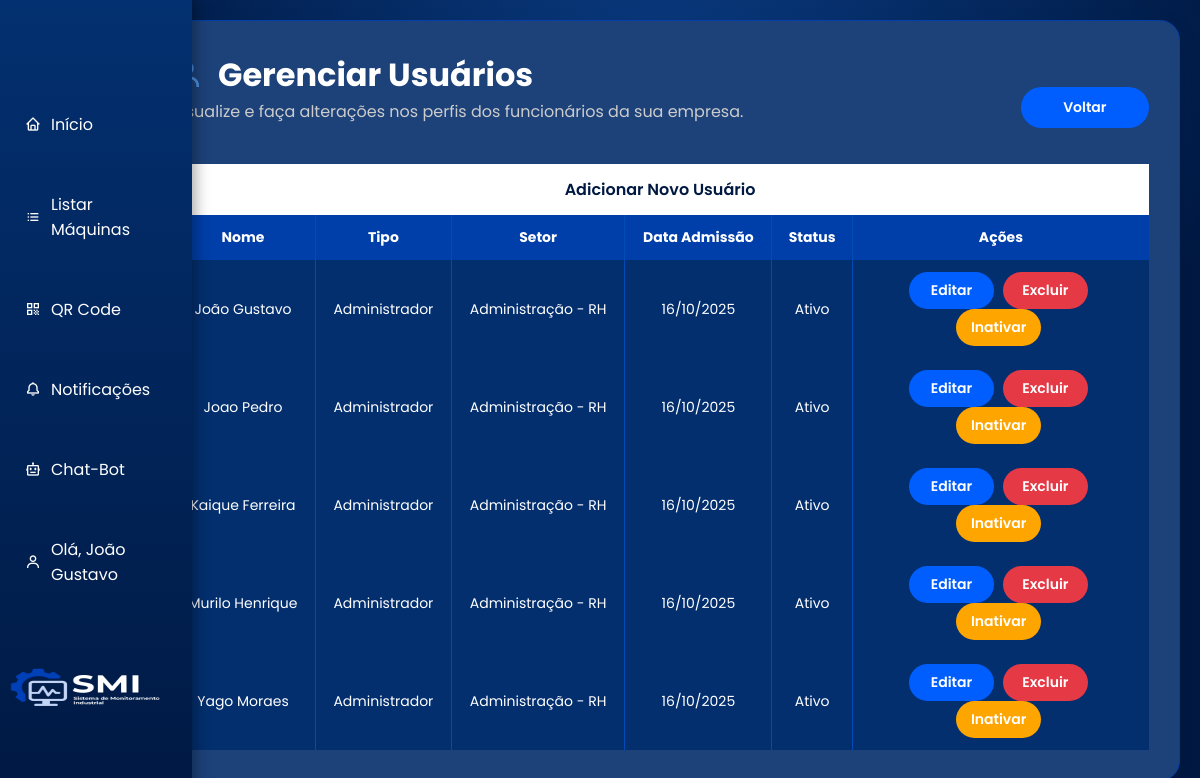
Page /php/gerenciar_usuarios.php (signed in) on the committed database.
### tables this page shows
CREATE TABLE `usuarios` (
  `id_usuario` int(11) NOT NULL,
  `nome_usuario` varchar(100) NOT NULL,
  `email_usuario` varchar(100) NOT NULL,
  `senha_usuario` varchar(255) NOT NULL,
  `cpf_usuario` varchar(14) NOT NULL,
  `tipo_usuario` enum('adm','funcionario') NOT NULL,
  `setor` varchar(100) NOT NULL,
  `data_admissao` date NOT NULL,
  `status_usuario` enum('ativo','inativo') NOT NULL DEFAULT 'ativo'
);

### php/gerenciar_usuarios.php (the view, shortened to what this page needs)
<?php
require_once "conexao.php";
$sql = "SELECT id_usuario, nome_usuario, tipo_usuario, setor, data_admissao, status_usuario
        FROM usuarios
        ORDER BY
            CASE WHEN tipo_usuario = 'adm' THEN 1 ELSE 2 END,
            nome_usuario ASC";
$resultado = $conexao->query($sql);
?>
<!DOCTYPE html>
<html lang="pt-br">
<head>
    <link href="https://unpkg.com/boxicons@2.1.4/css/boxicons.min.css" rel="stylesheet" />
    <link rel="stylesheet" href="../css/gerenciar_usuarios.css">
</head>
<body>
<?php include "nav.php"; ?>
<?php include "nav_mobile.php"; ?>
<main>
<div class="container_usuarios">
    <div class="titulo">
        <div class="titulo_textos">
            <h1><i class='bx bx-user'></i> Gerenciar Usuários</h1>
            <p class="subtitulo">Visualize e faça alterações nos perfis dos funcionários da sua empresa.</p>
        </div>
        <div class="botoes">
            <a href="perfil.php" class="botao_voltar">Voltar</a>
        </div>
    </div>
    <table>
    <thead>
       <tr class="linha_adicionar">
            <td colspan="6" style="text-align: center;">
                <button id="abrirModalUsuario" class="botao_adicionar_destaque">
                    Adicionar Novo Usuário
                </button>
            </td>
        </tr>
        <tr>
            <th>Nome</th>
            <th>Tipo</th>
            <th>Setor</th>
            <th>Data Admissão</th>
            <th>Status</th>
            <th>Ações</th>
        </tr>
    </thead>
    <tbody>
        <?php while ($usuario = $resultado->fetch_assoc()) { ?>
        <tr>
            <td><?= htmlspecialchars($usuario['nome_usuario']) ?></td>
            <td><?= $usuario['tipo_usuario'] === 'adm' ? 'Administrador' : ucfirst($usuario['tipo_usuario']) ?></td>
            <td><?= htmlspecialchars($usuario['setor']) ?></td>
            <td><?= date("d/m/Y", strtotime($usuario['data_admissao'])) ?></td>
            <td id="status-<?= $usuario['id_usuario'] ?>"><?= ucfirst($usuario['status_usuario']) ?></td>
            <td>
                <a href="editar_usuario.php?id=<?= $usuario['id_usuario'] ?>"
                   class="botao_editar"
                   data-id="<?= $usuario['id_usuario'] ?>">Editar</a>
                <a href="excluir_usuario.php?id=<?= $usuario['id_usuario'] ?>"
                   class="botao_excluir"
                   data-id="<?= $usuario['id_usuario'] ?>">Excluir</a>
                <a href="#" class="botao_acao"
                   data-id="<?= $usuario['id_usuario'] ?>"
                   data-acao="<?= $usuario['status_usuario'] === 'ativo' ? 'inativar' : 'ativar' ?>">
                   <?= $usuario['status_usuario'] === 'ativo' ? 'Inativar' : 'Ativar' ?>
                </a>
            </td>
        </tr>
        <?php } ?>
    </tbody>
</table>
</div>
</main>
</body>
</html>

### css/gerenciar_usuarios.css (style rules this page uses)
* { margin: 0; padding: 0; box-sizing: border-box; font-family: 'Poppins', sans-serif; }
body { background: radial-gradient(ellipse 200% 200% at 55% 10%, #0a3c83, #001943 25%); background-attachment: fixed; background-repeat: no-repeat; background-size: cover; color: white; }
main { margin-left: 16%; padding: 30px; z-index: 999; }
.container_usuarios { background: #1D427A; padding: 30px; border-radius: 20px; border: 1px solid #003FA9; color: #ffffff; box-shadow: 0 8px 25px rgba(0, 0, 0, 0.1); width: 100%; overflow-x: auto; }
.container_usuarios .titulo { display: flex; justify-content: space-between; align-items: center; flex-wrap: wrap; gap: 20px; }
.container_usuarios .titulo_textos { flex: 1 1 60%; }
.container_usuarios .titulo h1 { display: flex; align-items: center; font-size: 40px; color: #ffffff; font-weight: 700; }
.container_usuarios .titulo h1 i { margin-right: 15px; color: #4a90e2; }
.container_usuarios .titulo .subtitulo { font-size: 16px; color: #ccc; margin-bottom: 40px; }
.botoes .botao_voltar { background-color: #005eff; color: #fff; padding: 10px 60px; border-radius: 25px; text-decoration: none; font-weight: 600; font-size: 15px; transition: all 0.3s ease; display: inline-block; width: 100%; }
.container_usuarios table { width: 100%; border-collapse: collapse; font-size: 16px; }
.container_usuarios thead tr { background-color: #003FA9; color: #ffffff; text-align: center; }
.container_usuarios thead th { padding: 12px 15px; border-right: 1px solid #004bb5; }
.container_usuarios thead th:last-child { border-right: none; }
.container_usuarios tbody tr { background-color: #032F6F; transition: background-color 0.3s; }
.container_usuarios tbody td { padding: 12px 15px; color: #ffffff; border-right: 1px solid #004bb5; text-align: center; }
.container_usuarios tbody td:last-child { border-right: none; }
.container_usuarios a { display: inline-block; padding: 10px 20px; width: 30.8%; border-radius: 25px; text-decoration: none; font-weight: 600; font-size: 15px; transition: all 0.3s ease; margin-right: 5px; text-align: center; }
.container_usuarios a[href*="editar"] { background-color: #005eff; color: #fff; }
.container_usuarios a[href*="excluir"] { background-color: #e63946; color: #fff; }
.container_usuarios a.botao_acao { color: #fff; }
.container_usuarios a.botao_acao[data-acao="inativar"] { background-color: #ffa500; }
.linha_adicionar td { background-color: #ffffff; padding: 7px; }
.botao_adicionar_destaque { background-color: #ffffff; width: 100%; color: #001943; border: none; cursor: pointer; font-size: 16px; font-weight: 600; padding: 6px; }
@media (max-width: 1200px) { main { margin-left: 10%; padding: 20px; } }
@media (max-width: 1200px) { .container_usuarios .titulo h1 { font-size: 32px; } }
@media (max-width: 1200px) { .botoes .botao_voltar { padding: 10px 40px; font-size: 14px; } }
@media (max-width: 1200px) { .container_usuarios table { font-size: 14px; } }
@media (max-width: 1200px) { .container_usuarios a { font-size: 14px; padding: 8px 15px; width: 32%; } }

### css/nav.css (style rules this page uses)
* { margin: 0; padding: 0; box-sizing: border-box; font-family: 'Poppins', sans-serif; }

### rows in the picture
usuarios: nome_usuario "João Gustavo", tipo_usuario "Administrador", setor "Administração - RH", data_admissao "16/10/2025", status_usuario "Ativo", shows "Inativar"
usuarios: nome_usuario "Joao Pedro", tipo_usuario "Administrador", setor "Administração - RH", data_admissao "16/10/2025", status_usuario "Ativo", shows "Inativar"
usuarios: nome_usuario "Kaique Ferreira", tipo_usuario "Administrador", setor "Administração - RH", data_admissao "16/10/2025", status_usuario "Ativo", shows "Inativar"
usuarios: nome_usuario "Murilo Henrique", tipo_usuario "Administrador", setor "Administração - RH", data_admissao "16/10/2025", status_usuario "Ativo", shows "Inativar"
usuarios: nome_usuario "Yago Moraes", tipo_usuario "Administrador", setor "Administração - RH", data_admissao "16/10/2025", status_usuario "Ativo", shows "Inativar"

### other values in the picture
$nome_usuario "João Gustavo"
